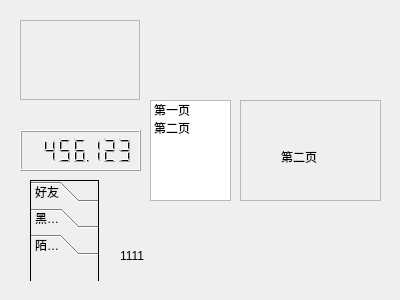
<?xml version="1.0" encoding="UTF-8"?>
<ui version="4.0">
 <class>MyWidget</class>
 <widget class="QWidget" name="MyWidget">
  <property name="geometry">
   <rect>
    <x>0</x>
    <y>0</y>
    <width>400</width>
    <height>300</height>
   </rect>
  </property>
  <property name="windowTitle">
   <string>MyWidget</string>
  </property>
  <widget class="QFrame" name="frame">
   <property name="geometry">
    <rect>
     <x>20</x>
     <y>20</y>
     <width>120</width>
     <height>80</height>
    </rect>
   </property>
   <property name="frameShape">
    <enum>QFrame::StyledPanel</enum>
   </property>
   <property name="frameShadow">
    <enum>QFrame::Raised</enum>
   </property>
  </widget>
  <widget class="QLabel" name="label">
   <property name="geometry">
    <rect>
     <x>120</x>
     <y>210</y>
     <width>191</width>
     <height>91</height>
    </rect>
   </property>
   <property name="text">
    <string>1111</string>
   </property>
   <property name="scaledContents">
    <bool>true</bool>
   </property>
   <property name="wordWrap">
    <bool>false</bool>
   </property>
  </widget>
  <widget class="QLCDNumber" name="lcdNumber">
   <property name="geometry">
    <rect>
     <x>20</x>
     <y>130</y>
     <width>121</width>
     <height>41</height>
    </rect>
   </property>
   <property name="smallDecimalPoint">
    <bool>true</bool>
   </property>
   <property name="digitCount">
    <number>7</number>
   </property>
   <property name="value" stdset="0">
    <double>456.122999999999990</double>
   </property>
  </widget>
  <widget class="QListWidget" name="listWidget">
   <property name="geometry">
    <rect>
     <x>150</x>
     <y>100</y>
     <width>81</width>
     <height>101</height>
    </rect>
   </property>
   <item>
    <property name="text">
     <string>第一页</string>
    </property>
   </item>
   <item>
    <property name="text">
     <string>第二页</string>
    </property>
   </item>
  </widget>
  <widget class="QStackedWidget" name="stackedWidget">
   <property name="geometry">
    <rect>
     <x>240</x>
     <y>100</y>
     <width>141</width>
     <height>101</height>
    </rect>
   </property>
   <property name="frameShape">
    <enum>QFrame::StyledPanel</enum>
   </property>
   <property name="currentIndex">
    <number>1</number>
   </property>
   <widget class="QWidget" name="page">
    <widget class="QLabel" name="label_2">
     <property name="geometry">
      <rect>
       <x>40</x>
       <y>50</y>
       <width>54</width>
       <height>12</height>
      </rect>
     </property>
     <property name="text">
      <string>第一页</string>
     </property>
    </widget>
   </widget>
   <widget class="QWidget" name="page_2">
    <widget class="QLabel" name="label_3">
     <property name="geometry">
      <rect>
       <x>40</x>
       <y>50</y>
       <width>54</width>
       <height>12</height>
      </rect>
     </property>
     <property name="text">
      <string>第二页</string>
     </property>
    </widget>
   </widget>
  </widget>
  <widget class="QToolBox" name="toolBox">
   <property name="geometry">
    <rect>
     <x>30</x>
     <y>180</y>
     <width>69</width>
     <height>101</height>
    </rect>
   </property>
   <property name="frameShape">
    <enum>QFrame::Box</enum>
   </property>
   <property name="currentIndex">
    <number>2</number>
   </property>
   <widget class="QWidget" name="page_3">
    <property name="geometry">
     <rect>
      <x>0</x>
      <y>0</y>
      <width>67</width>
      <height>21</height>
     </rect>
    </property>
    <attribute name="label">
     <string>好友</string>
    </attribute>
   </widget>
   <widget class="QWidget" name="page_5">
    <property name="geometry">
     <rect>
      <x>0</x>
      <y>0</y>
      <width>67</width>
      <height>21</height>
     </rect>
    </property>
    <attribute name="label">
     <string>黑名单</string>
    </attribute>
   </widget>
   <widget class="QWidget" name="page_4">
    <property name="geometry">
     <rect>
      <x>0</x>
      <y>0</y>
      <width>67</width>
      <height>21</height>
     </rect>
    </property>
    <attribute name="label">
     <string>陌生人</string>
    </attribute>
   </widget>
  </widget>
 </widget>
 <layoutdefault spacing="6" margin="11"/>
 <resources/>
 <connections>
  <connection>
   <sender>listWidget</sender>
   <signal>currentRowChanged(int)</signal>
   <receiver>stackedWidget</receiver>
   <slot>setCurrentIndex(int)</slot>
   <hints>
    <hint type="sourcelabel">
     <x>193</x>
     <y>142</y>
    </hint>
    <hint type="destinationlabel">
     <x>264</x>
     <y>146</y>
    </hint>
   </hints>
  </connection>
 </connections>
</ui>
